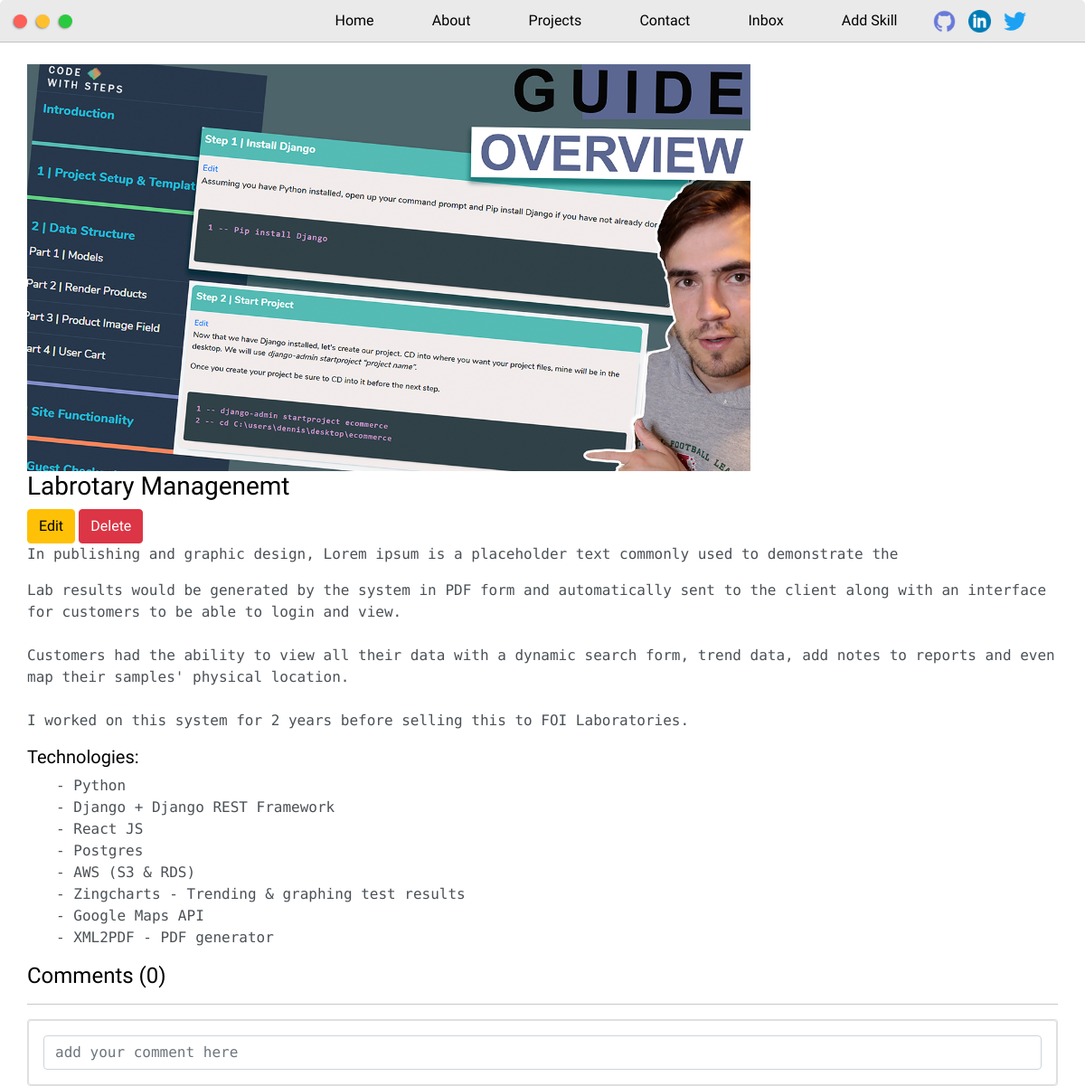
The page /project/1/ on the database as committed earlier.
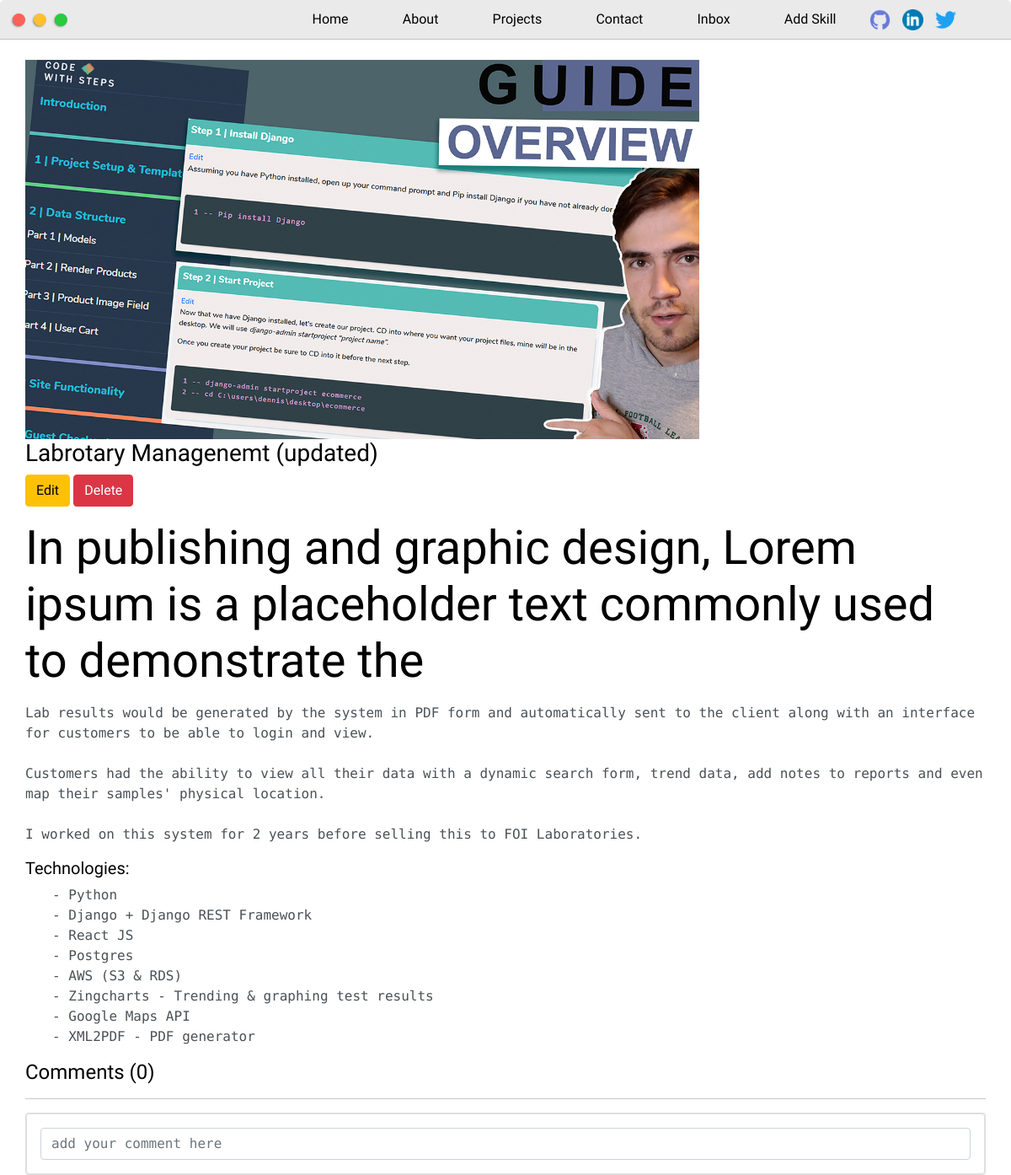
The same page on the database as committed later.
### my_website/models.py (models this page shows, shortened)
class Projects(models.Model):
    title = models.CharField(max_length=200)
    thumbnail = models.ImageField(null=True,blank=True)
    body = RichTextField(null=True)
    slug = models.SlugField(null=True)
    created = models.DateTimeField(auto_now_add=True)
    github_link = models.URLField(null=True,blank=True)
    def imageURL(self):
        try:
            url = self.thumbnail.url
        except:
            url = ""
        return url

### my_website/views.py (the view, shortened to what this page needs)
# urls.py: path('project/<str:pk>/', views.project_page, name="project-page"),
def project_page(request, pk):
    project = Projects.objects.get(id=pk)
    comments = project.comments_set.all().order_by("-created")
    comment_count = project.comments_set.count()
    context = {"project": project, "comments": comments, "comment_count": comment_count}
    return render(request, "project_page.html", context)

### templates/project_page.html (shortened to what this page needs)
{% extends "main.html" %}
{% load static %}
{% block content %}
	<div class="main-container">
		<br>
		<div id="img-container">
			<img id="project-img" src="{{ project.imageURL }}">
		</div>
		<h3>{{ project.title }}</h3>
		<a class="btn btn-warning" href="{% url "edit-project" project.id %}">Edit</a>
		<a class="btn btn-danger" href="{% url "delete-project" project.id %}">Delete</a>
		<p>{{ project.body|safe }}</p>
		<p> Lab results would be generated by the system in PDF form and automatically sent to the client along with an
			interface for customers to be able to login and view.
			<br>
			<br>
			Customers had the ability to view all their data with a dynamic search form, trend data, add notes to
			reports
			and even map their samples' physical location.
			<br>
			<br>
			I worked on this system for 2 years before selling this to FOI Laboratories.</p>
		<h5>Technologies:</h5>
		<ul>
			<li>- Python</li>
			<li>- Django + Django REST Framework</li>
			<li>- React JS</li>
			<li>- Postgres</li>
			<li>- AWS (S3 & RDS)</li>
			<li>- Zingcharts - Trending & graphing test results</li>
			<li>- Google Maps API</li>
			<li>- XML2PDF - PDF generator</li>
		</ul>
		<div class="comment-container">
			<h4>Comments ({{ comment_count }})</h4>
			<hr/>
			<div class="card">
				<div class="card">
					<div class="card-body">
						<form method="POST" action="">
							<input type="text" name="message" placeholder="add your comment here"
							       class="form-control bg-primary-subtle">
						</form>
					</div>
				</div>
			</div>
		</div>
	</div>
{% endblock %}

Rows that differ between the two databases and show on the page:
changed Projects: title "Labrotary Managenemt" → "Labrotary Managenemt (updated)"
